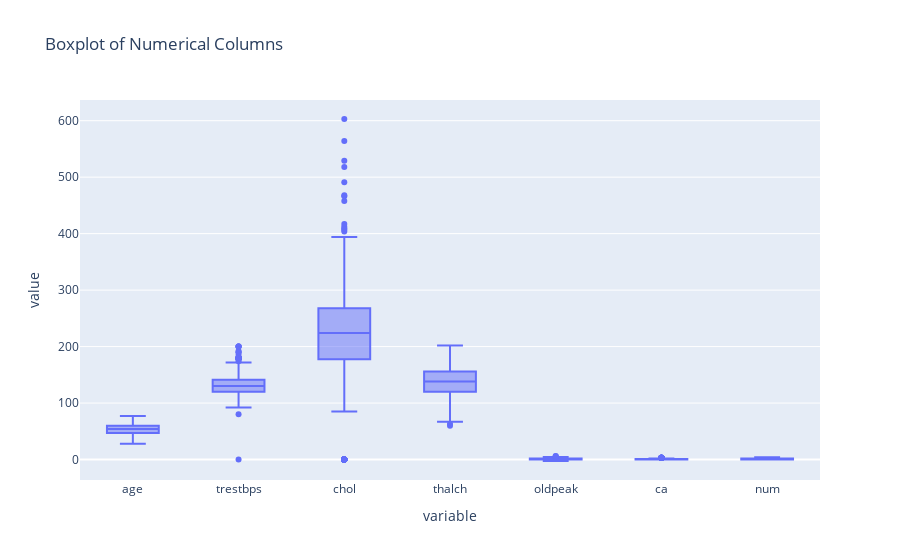

Source (notebook cell):
### Markdown cell above
### Dealing with Outliers in the data

### Code cell
# creating boxplot on all numeric columns using plotly

import plotly.express as px

# Selecting only the numerical columns
numerical_cols = ['age', 'trestbps', 'chol', 'thalch', 'oldpeak', 'ca', 'num']
numerical_data = df[numerical_cols]

# Creating the boxplot
fig = px.box(numerical_data, title='Boxplot of Numerical Columns')
fig.show()

### Figure 1 — Plotly figure (JSON) as saved in the notebook; plotly's stock layout.template omitted (floating-point values rounded to 4 significant figures; data arrays with more than 128 entries replaced by an {"elided": "..."} marker saying what was removed)
{"data": [{"alignmentgroup": "True", "hovertemplate": "variable=%{x}<br>value=%{y}<extra></extra>", "legendgroup": "", "marker": {"color": "#636efa"}, "name": "", "notched": false, "offsetgroup": "", "orientation": "v", "showlegend": false, "type": "box", "x": {"elided": "6440 str values"}, "x0": " ", "xaxis": "x", "y": {"elided": "6440 float values"}, "y0": " ", "yaxis": "y"}], "layout": {"boxmode": "group", "legend": {"tracegroupgap": 0}, "title": {"text": "Boxplot of Numerical Columns"}, "xaxis": {"anchor": "y", "domain": [0, 1], "title": {"text": "variable"}}, "yaxis": {"anchor": "x", "domain": [0, 1], "title": {"text": "value"}}}}
